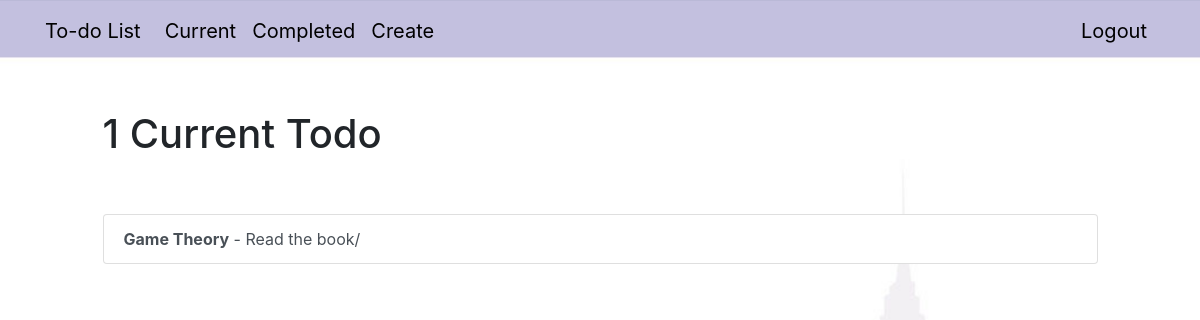
Before: /current/ (signed in) with the older database file.
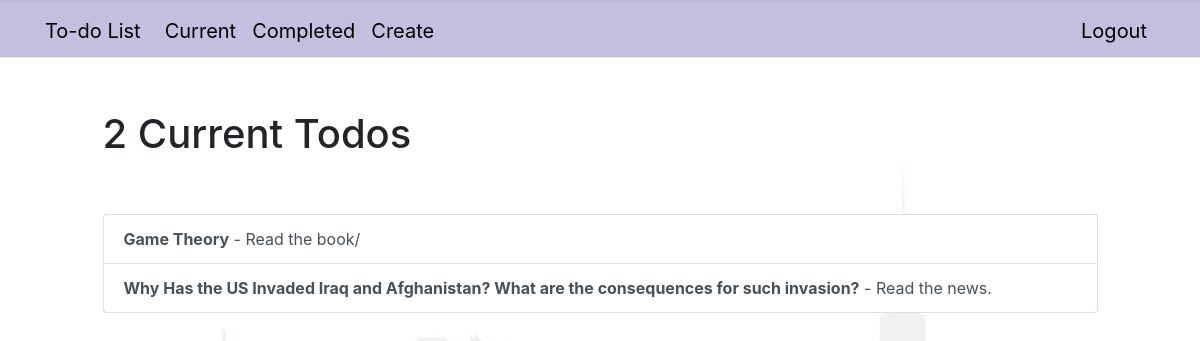
After: the same page with the newer database file.
### Todo/models.py (models this page shows, shortened)
class Todo(models.Model):
    title = models.CharField(max_length=100)
    memo = models.TextField(blank=True)
    created = models.DateTimeField(auto_now_add=True)
    datecompleted = models.DateTimeField(null=True, blank=True)
    important = models.BooleanField(default=False)
    user = models.ForeignKey(User, on_delete=models.CASCADE)

### Todo/views.py (the view)
# urls.py: path('current/', views.currenttodo, name='currenttodo'),
@login_required
def currenttodo(request):
    todos = Todo.objects.filter(user=request.user, datecompleted__isnull=True)
    return render(request, 'Todo/current.html', {'todos': todos})

### templates/Todo/current.html
{% extends "todo/base.html" %}
{% block content %}
    <div class="row justify-content-center mt-5">
        <div class="col-md-10">
            {% if todos %}
                 <h1>{{ todos.count }} Current Todo{{ todos.count|pluralize }}</h1>
            {% else %}
                           <h1>Current Todos</h1>
            {% endif %}
        </div>
    </div>
    <div class="row justify-content-center mt-5">
        <div class="col-md-10">
        {% if todos %}
            <div class="list-group">
                {% for todo in todos %}
                    <a href="{% url 'viewtodo' todo.id %}" class="list-group-item list-group-item-action{% if todo.important %} list-group-item-danger{% endif %}"><b>{{ todo.title }}</b>{% if todo.memo %} - {{ todo.memo|truncatechars:30 }}{% endif %}</a>
                {% endfor %}
            </div>
        {% else %}
            <div class="text-center">
                <h2>Looks like you don't have any todos! Nice work.</h2>
            <br>
            <a role="button" class="btn btn-primary" href="{% url 'createtodo' %}">New Todo</a>
            </div>
        {% endif %}
        </div>
    </div>
{% endblock %}

### templates/Todo/base.html (shortened to what this page needs)
{% load static %}
<!doctype html>
<html lang="en">
<head>
    <link rel="stylesheet" href="https://stackpath.bootstrapcdn.com/bootstrap/4.4.1/css/bootstrap.min.css">
    <link rel="stylesheet" href="{% static 'css/style.css' %}">
</head>
<body>
<nav class="navbar navbar-expand-lg navbar-dark primary-color">
<div class="container">
    <a class="navbar-brand" href="{% url 'home' %}">
        <span>To-do List</span>
    </a>
    <div class="collapse navbar-collapse" id="navbarNav">
    {% if user.is_authenticated %}
        <ul class="navbar-nav mr-auto">
                <li class="nav-item {{ current }}">
                    <a class="nav-link" href="{% url 'currenttodo' %}">Current</a>
                </li>
                <li class="nav-item {{ completed }}">
                    <a class="nav-link" href="{% url 'completedtodo' %}">Completed</a>
                </li>
                <li class="nav-item {{ create }}">
                    <a class="nav-link" href="{% url 'createtodo' %}">Create</a>
                </li>
        </ul>
    {% endif %}
    <ul class="navbar-nav ml-auto">
            {% if user.is_authenticated %}
                <li class="nav-item">
                    <a href="#" onclick="$('#signOutBtn').click()" class="nav-link">Logout</a>
                </li>
            {% endif %}
        </ul>
    </div>
</div>
</nav>
<div class="container2">
{% block content %}{% endblock %}
</div>
</body>
</html>

### static/css/style.css (style rules this page uses)
body { background-image: url("../back3.jpg"); background-size: cover; }
.navbar-expand-lg .navbar-collapse { display: -ms-flexbox!important; display: flex!important; -ms-flex-preferred-size: auto; flex-basis: auto; color: black; font-size: 20px; }
.navbar-dark .navbar-nav .nav-link { color: black; }
.navbar-dark .navbar-brand { color: black; }

Changed rows visible on the page:
added Todo: title "Why Has the US Invaded Iraq and Afghanistan? What are the consequences for such invasion?", memo "Read the news."
Other visible differences:
{{ todos.count }}: "1" → "2"
